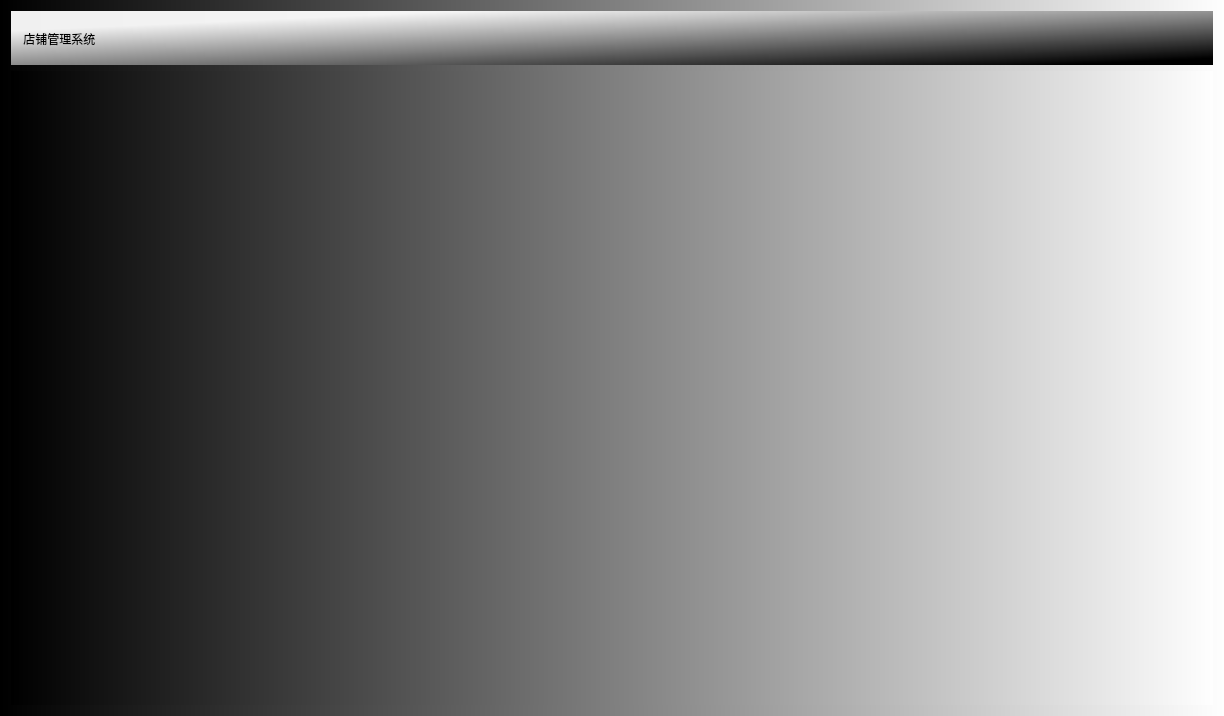
<?xml version="1.0" encoding="UTF-8"?>
<ui version="4.0">
 <class>ShoppingManager</class>
 <widget class="QWidget" name="ShoppingManager">
  <property name="geometry">
   <rect>
    <x>0</x>
    <y>0</y>
    <width>1224</width>
    <height>716</height>
   </rect>
  </property>
  <property name="windowTitle">
   <string>张珍奎的店铺管理</string>
  </property>
  <property name="styleSheet">
   <string notr="true">background-color: qlineargradient(spread:pad, x1:0, y1:0, x2:1, y2:0, stop:0 rgba(0, 0, 0, 255), stop:1 rgba(255, 255, 255, 255));</string>
  </property>
  <layout class="QVBoxLayout" name="verticalLayout">
   <item>
    <widget class="QWidget" name="widget" native="true">
     <property name="styleSheet">
      <string notr="true">background-color: qlineargradient(spread:pad, x1:1, y1:1, x2:0, y2:0, stop:0.0674157 rgba(0, 0, 0, 255), stop:0.815642 rgba(255, 255, 255, 240));</string>
     </property>
     <layout class="QHBoxLayout" name="horizontalLayout">
      <property name="topMargin">
       <number>18</number>
      </property>
      <property name="bottomMargin">
       <number>16</number>
      </property>
      <item>
       <widget class="QLabel" name="label">
        <property name="styleSheet">
         <string notr="true">background:transparent;
font: 20pt &quot;黑体&quot;;</string>
        </property>
        <property name="text">
         <string> 店铺管理系统</string>
        </property>
       </widget>
      </item>
      <item>
       <spacer name="horizontalSpacer">
        <property name="orientation">
         <enum>Qt::Horizontal</enum>
        </property>
        <property name="sizeHint" stdset="0">
         <size>
          <width>40</width>
          <height>20</height>
         </size>
        </property>
       </spacer>
      </item>
      <item>
       <widget class="SlideNavigation" name="SideNav" native="true">
        <property name="sizePolicy">
         <sizepolicy hsizetype="Preferred" vsizetype="Preferred">
          <horstretch>0</horstretch>
          <verstretch>0</verstretch>
         </sizepolicy>
        </property>
        <property name="minimumSize">
         <size>
          <width>0</width>
          <height>0</height>
         </size>
        </property>
        <property name="maximumSize">
         <size>
          <width>80</width>
          <height>16777215</height>
         </size>
        </property>
       </widget>
      </item>
     </layout>
    </widget>
   </item>
   <item>
    <widget class="QStackedWidget" name="PageStack">
     <property name="sizePolicy">
      <sizepolicy hsizetype="Expanding" vsizetype="Preferred">
       <horstretch>0</horstretch>
       <verstretch>0</verstretch>
      </sizepolicy>
     </property>
     <property name="styleSheet">
      <string notr="true"/>
     </property>
     <property name="frameShape">
      <enum>QFrame::NoFrame</enum>
     </property>
     <widget class="ProductPage" name="ProductP"/>
     <widget class="OrderHandlePage" name="OrderP"/>
     <widget class="ChatPage" name="ChatP"/>
    </widget>
   </item>
  </layout>
 </widget>
 <customwidgets>
  <customwidget>
   <class>SlideNavigation</class>
   <extends>QWidget</extends>
   <header location="global">slidenavigation.h</header>
   <container>1</container>
  </customwidget>
  <customwidget>
   <class>ProductPage</class>
   <extends>QWidget</extends>
   <header>productwgt.h</header>
   <container>1</container>
  </customwidget>
  <customwidget>
   <class>ChatPage</class>
   <extends>QWidget</extends>
   <header location="global">chatwgt.h</header>
   <container>1</container>
  </customwidget>
  <customwidget>
   <class>OrderHandlePage</class>
   <extends>QWidget</extends>
   <header>ordermanagewgt.h</header>
   <container>1</container>
  </customwidget>
 </customwidgets>
 <resources/>
 <connections/>
</ui>
